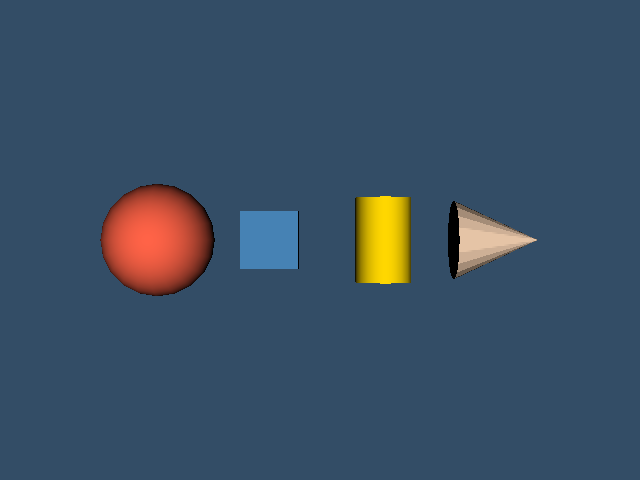

This chart was generated by the following Python code:
#!/usr/bin/env python

# Demonstrate vtkPartitionedDataSet by grouping multiple geometric
# objects as partitions and rendering them with per-block coloring.

# Factory overrides: importing these modules registers the OpenGL rendering
# and interaction style implementations for vtkRenderingCore factory classes.
import vtkmodules.vtkInteractionStyle  # noqa: F401
import vtkmodules.vtkRenderingOpenGL2  # noqa: F401
# VTK pipeline classes used in this example
from vtkmodules.vtkCommonDataModel import vtkPartitionedDataSet
from vtkmodules.vtkFiltersSources import (
    vtkConeSource,
    vtkCubeSource,
    vtkCylinderSource,
    vtkSphereSource,
)
from vtkmodules.vtkRenderingCore import (
    vtkActor,
    vtkCompositeDataDisplayAttributes,
    vtkCompositePolyDataMapper,
    vtkRenderWindow,
    vtkRenderWindowInteractor,
    vtkRenderer,
)

# Colors (normalized RGB)
tomato_rgb = (1.0, 0.388, 0.278)
steel_blue_rgb = (0.275, 0.510, 0.706)
gold_rgb = (1.0, 0.843, 0.0)
peach_puff_rgb = (1.0, 0.855, 0.725)
background_rgb = (0.200, 0.302, 0.400)

# Source: generate four geometric objects at different positions
sphere_source = vtkSphereSource()
sphere_source.SetCenter(-3.0, 0.0, 0.0)
sphere_source.SetRadius(1.0)
sphere_source.SetThetaResolution(20)
sphere_source.SetPhiResolution(20)
sphere_source.Update()

cube_source = vtkCubeSource()
cube_source.SetCenter(-1.0, 0.0, 0.0)
cube_source.Update()

cylinder_source = vtkCylinderSource()
cylinder_source.SetCenter(1.0, 0.0, 0.0)
cylinder_source.SetRadius(0.5)
cylinder_source.SetHeight(1.5)
cylinder_source.SetResolution(20)
cylinder_source.Update()

cone_source = vtkConeSource()
cone_source.SetCenter(3.0, 0.0, 0.0)
cone_source.SetRadius(0.7)
cone_source.SetHeight(1.5)
cone_source.SetResolution(20)
cone_source.Update()

# Partitioned dataset: group the four objects as partitions
partitioned_dataset = vtkPartitionedDataSet()
partitioned_dataset.SetNumberOfPartitions(4)
partitioned_dataset.SetPartition(0, sphere_source.GetOutput())
partitioned_dataset.SetPartition(1, cube_source.GetOutput())
partitioned_dataset.SetPartition(2, cylinder_source.GetOutput())
partitioned_dataset.SetPartition(3, cone_source.GetOutput())

# Mapper: composite-aware mapper with per-partition coloring
# Flat indices: 0 = partitioned dataset root, 1-4 = partitions
mapper = vtkCompositePolyDataMapper()
mapper.SetInputDataObject(partitioned_dataset)
display_attributes = vtkCompositeDataDisplayAttributes()
mapper.SetCompositeDataDisplayAttributes(display_attributes)
mapper.SetBlockColor(1, tomato_rgb)
mapper.SetBlockColor(2, steel_blue_rgb)
mapper.SetBlockColor(3, gold_rgb)
mapper.SetBlockColor(4, peach_puff_rgb)

# Actor: assign the mapped composite geometry
actor = vtkActor()
actor.SetMapper(mapper)

# Renderer: assemble the scene and configure the camera
renderer = vtkRenderer()
renderer.AddActor(actor)
renderer.SetBackground(background_rgb)

# Render window: display the rendered scene
render_window = vtkRenderWindow()
render_window.AddRenderer(renderer)
render_window.SetWindowName("partitioned dataset")
render_window.SetMultiSamples(0)
render_window.SetSize(640, 480)

# Interactor: handle mouse and keyboard events
render_window_interactor = vtkRenderWindowInteractor()
render_window_interactor.SetRenderWindow(render_window)

# Scene: configure the camera
renderer.ResetCamera()

# Start: launch the interactive visualization
render_window_interactor.Initialize()
render_window_interactor.Start()
